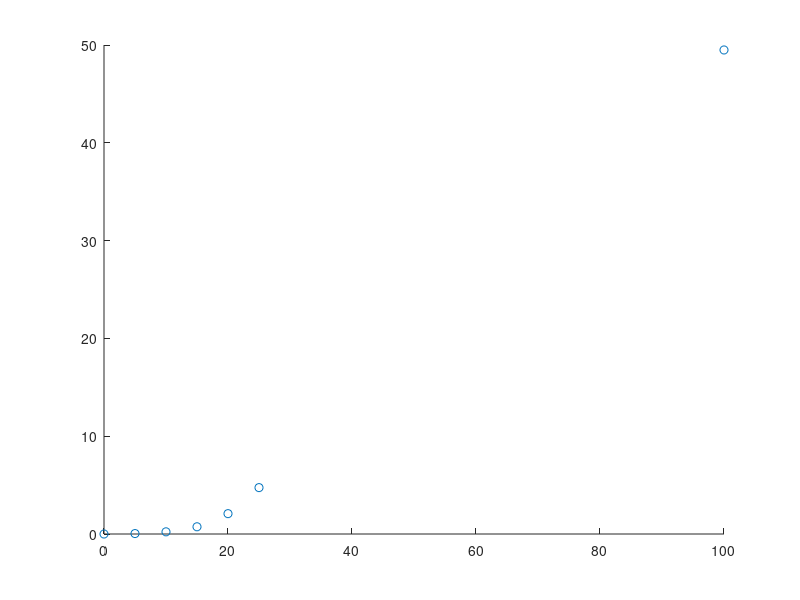

The MATLAB script that drew this image: (Note: this script raises an error after producing the figure.)
load('I2_contraint_solvation.mat');
E = E - min(E);
k_B = 1.381E-23; % J/K

 r = [r; 100; ];
 E = [E; 574.12; ];



E = E*k_B; %energy in joule 

E = E/1.602E-19; % energy in eV
E = E*1000; % energy in meV

scatter(r, E);
hold on
beta = nlinfit(r, E, @droplet_potential, [11, 60, 20]);
r_new = 0:0.01:100;

plot(r_new, droplet_potential(beta, r_new));
